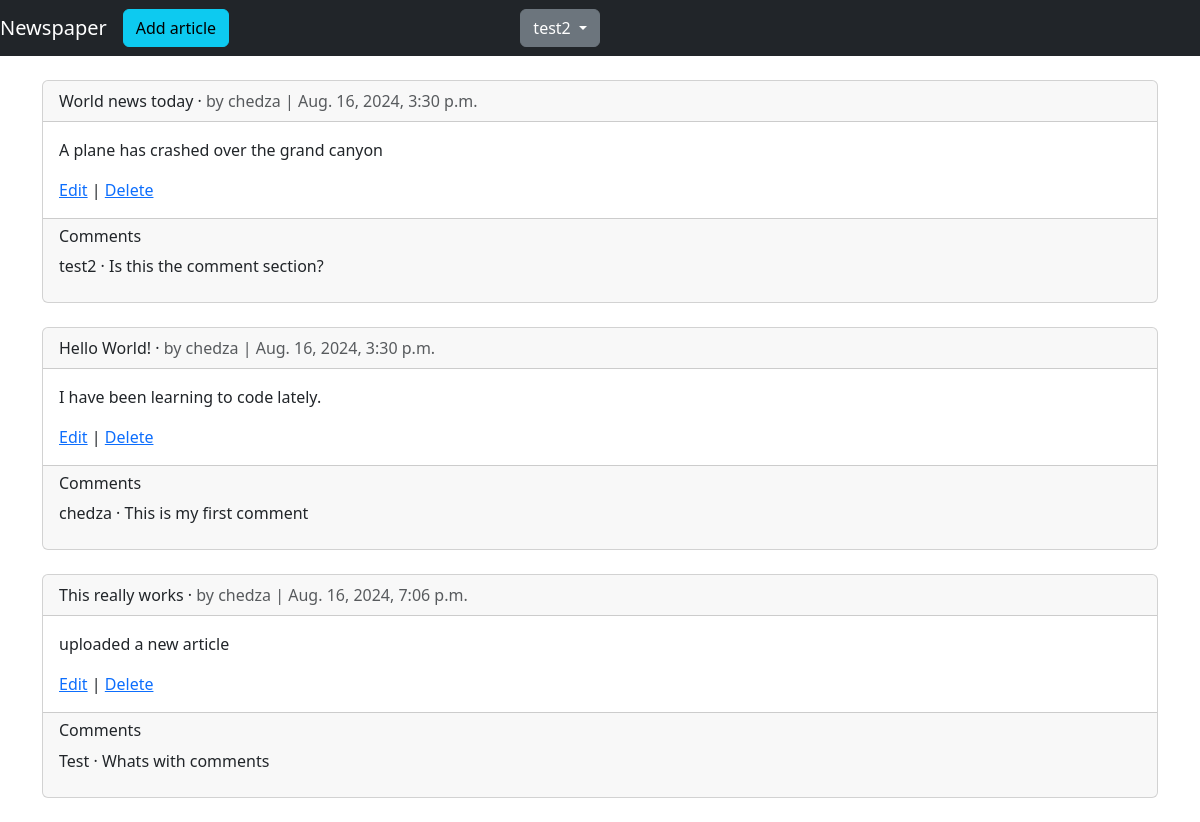
/articles/ (signed in), run on the app's committed database.
### users/models.py (models this page shows)
class CustomUser(AbstractUser):
    age = models.PositiveIntegerField(null=True, blank=True)

### articles/models.py (models this page shows, shortened)
class Article(models.Model):
    title = models.CharField(max_length=255)
    body = models.TextField()
    date = models.DateTimeField(auto_now_add=True)
    author = models.ForeignKey(
        get_user_model(),
        on_delete = models.CASCADE,
    )

class Comment(models.Model):
    article = models.ForeignKey(
        Article,
        on_delete=models.CASCADE,
        related_name='comments',
        )
    comment = models.CharField(max_length=140)
    author = models.ForeignKey(
        get_user_model(),
        on_delete=models.CASCADE,
    )
    def __str__(self):
        return self.comment

### articles/views.py (the view)
# urls.py: path('', ArticleListView.as_view(), name='article_list'),
class ArticleListView(LoginRequiredMixin, ListView):
    model = Article
    template_name = 'article_list.html'
    login_url = 'login'

### templates/article_list.html (shortened to what this page needs)
{% extends 'base.html' %}
{% block content %}
    {% for article in object_list %}
        <div class="card">
            <div class="card-header">
                <span class="font-weight-bold">{{ article.title }}</span> &middot;
                <span class="text-muted">by {{article.author }} |
                {{article.date }}</span>
            </div>
            <div class="card-body">
                <p>{{ article.body }}</p>
                <a href="{% url 'article_edit' article.pk %}">Edit</a> |
                <a href="{% url 'article_delete' article.pk %}">Delete</a>
            </div>
            <div class="card-footer">
                <h6>Comments</h6>
                {% for comment in article.comments.all %}
                    <p>
                        <span class="font-weight-bold">{{ comment.author }} &middot;</span>
                        {{ comment }}
                    </p>
                {% endfor %}
            </div>
        </div>
        <br/>
    {% endfor %}
{% endblock content %}

### templates/base.html (shortened to what this page needs)
<!doctype html>
<html lang="en">
<head>
    <link href="https://cdn.jsdelivr.net/npm/bootstrap@5.3.3/dist/css/bootstrap.min.css"
        rel="stylesheet"
>
</head>
<body>
    <nav class="navbar navbar-expand-lg navbar-dark bg-dark mb-4">
        <a class="navbar-brand" href="{% url 'home' %}">Newspaper</a>
        {% if user.is_authenticated %}
            <ul class="navbar-nav mr-auto">
                <li class="nav-item">
                    <a class="btn btn-info" href="{% url 'article_new' %}" role="button">
                        Add article</a>
                </li>
            </ul>
        {% endif %}
        <div class="collapse navbar-collapse position-absolute top-10 end-50" id="navbarCollapse">
            {% if user.is_authenticated %}
                <a class="btn btn-secondary dropdown-toggle " href="#" id="userMenu"
                    data-bs-toggle="dropdown" aria-haspopup="true" aria-expanded="false">
                    {{ user.username }}
                </a>
            {% endif %}
        </div>
    </nav>
    <div class="container">
        {% block content %}
        {% endblock content %}
    </div>
</body>
</html>

### data on the page
CustomUser: username "test2"
Article: title "World news today", author "chedza", date "Aug. 16, 2024, 3:30 p.m.", body "A plane has crashed over the grand canyon"
Comment: author "test2", comment "Is this the comment section?"
Article: title "Hello World!", author "chedza", date "Aug. 16, 2024, 3:30 p.m.", body "I have been learning to code lately."
Comment: author "chedza", comment "This is my first comment"
Article: title "This really works", author "chedza", date "Aug. 16, 2024, 7:06 p.m.", body "uploaded a new article"
Comment: author "Test", comment "Whats with comments"
